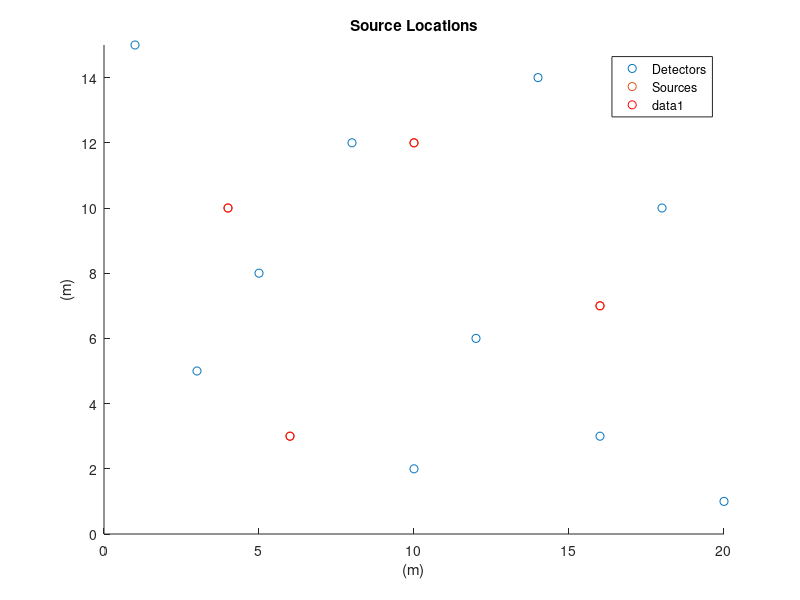

The MATLAB source for this figure: (Note: this script raises an error after producing the figure.)
%% Get estimates from data
clear, close all

u = [0,0]; %Vel [m/day] (of wind or something. We will try both 0 velocity so it's just diffusion and we will try constant velocity wind)
D = 1.9094;  %Diffusion[m^2/day] | % methane is  D = 0.221 cm^2/s or 1.9094 m^2/day
f = @(s_l, d_l, T) diffusion_f(s_l, d_l, T, D, u);

%% Load data
load methane_data.txt
ty = methane_data(:,1);
y = methane_data(:,2:end); 
[n_measurements, n_detectors] = size(y); 
n_sources = 4;
y = y(:); % stack columns of measurements on top of each other into single column

%% Select time period for source strength
tsource = 1:200; %We will try to find each source strength, s_i, at these times (in days)
m = length(tsource);

%% Select detector and source locations
D_loc = [5,8; 8,12; 12,6; 16,3; 14,14;10,2;20,1;3,5;1,15;18,10]; % detector locations
S_loc = [4,10; 6,3; 10,12; 16,7;];

figure(1); hold on
scatter(D_loc(:,1),D_loc(:,2) );
scatter(S_loc(:,1),S_loc(:,2) );
legend('Detectors', 'Sources');
title('Detector and Source Locations');
xlabel('(m)'), ylabel('(m)');
xlim([0 20])
ylim([0 15])
hold off
figure(1); hold on
scatter(S_loc(:,1),S_loc(:,2), 'r' );
title('Source Locations');
xlabel('(m)'), ylabel('(m)');
xlim([0 20])
ylim([0 15])
hold off


%% Construct H matrix for single detector
H = zeros(n_detectors*length(ty), n_sources*length(tsource));
for di=1:n_detectors % for each detector, create sub H matrix
    Hi = zeros(n_measurements, n_sources*length(tsource)); 
    for si=1:n_sources
        source_loc = S_loc(si,:);
        det_loc = D_loc(di,:);
        Hi(:,(si-1)*m+1:(si)*m) = detector_H(ty, tsource, source_loc, det_loc, u, D);
    end
    H((di-1)*n_measurements+1:di*n_measurements,:) = Hi;  
end
hal_H = H;

[U,S,V] = svd(H,'econ');  
sigma = diag(S); nrH = sum(sigma/sigma(1)>eps); %numerical rank
 
%% Start inversion
[n,m] = size(H);
Q0 = toeplitz(-(0:1:m-1));
X = [ones(m,1)]; 
R0 = eye(n);

[thetaLL,VLL,L] = HLLwPI(Q0,R0,X,H,y,[0;-1],0.001,0.5);
th = 10.^thetaLL;
Q = th(1)*Q0;
R = th(2)*R0;
[s_hat,V,LAMBDA,MU] = GenLinInv(y,H,R,X,Q);
%% Plot reconstructed signals
figure(4)
sig = sqrt(diag(V));

t_n  = length(tsource);
hold on;
subplot(2,2,1);
plot(tsource,s_hat(1:t_n,1), tsource,s_hat(1:t_n,1)+2*sig(1:t_n,1),'--',tsource,s_hat(1:t_n,1)-2*sig(1:t_n,1),'--' );
legend('Reconstructed','Lower Bound','Upper Bound');
title('Source 1 Reconstruction');
ylim([-1 100]);

subplot(2,2,2);
plot(tsource,s_hat(t_n+1:2*t_n,1), tsource,s_hat(t_n+1:2*t_n,1)+2*sig(t_n+1:2*t_n,1),'--',tsource,s_hat(t_n+1:2*t_n,1)-2*sig(t_n+1:2*t_n,1),'--' );
legend('Reconstructed','Lower Bound','Upper Bound');
title('Source 2 Reconstruction');
ylim([-1 100]);

subplot(2,2,3);
plot(tsource,s_hat(2*t_n+1:3*t_n,1), tsource,s_hat(2*t_n+1:3*t_n,1)+2*sig(2*t_n+1:3*t_n,1),'--',tsource,s_hat(2*t_n+1:3*t_n,1)-2*sig(2*t_n+1:3*t_n,1),'--' );
legend('Reconstructed','Lower Bound','Upper Bound');
title('Source 3 Reconstruction');
ylim([-1 100]);
hold off;

subplot(2,2,4);
plot(tsource,s_hat(3*t_n+1:4*t_n,1), tsource,s_hat(3*t_n+1:4*t_n,1)+2*sig(3*t_n+1:4*t_n,1),'--',tsource,s_hat(3*t_n+1:4*t_n,1)-2*sig(3*t_n+1:4*t_n,1),'--' );
legend('Reconstructed','Lower Bound','Upper Bound');
title('Source 4 Reconstruction');
ylim([-1 100]);
hold off;
